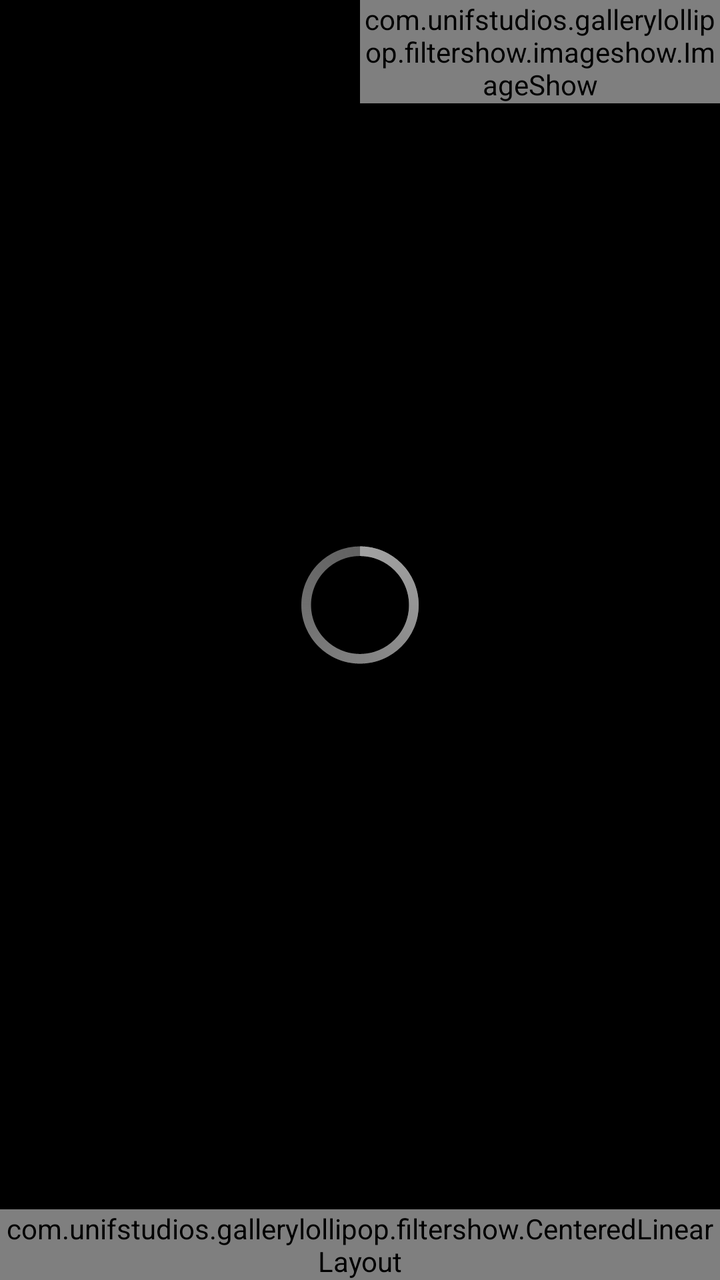
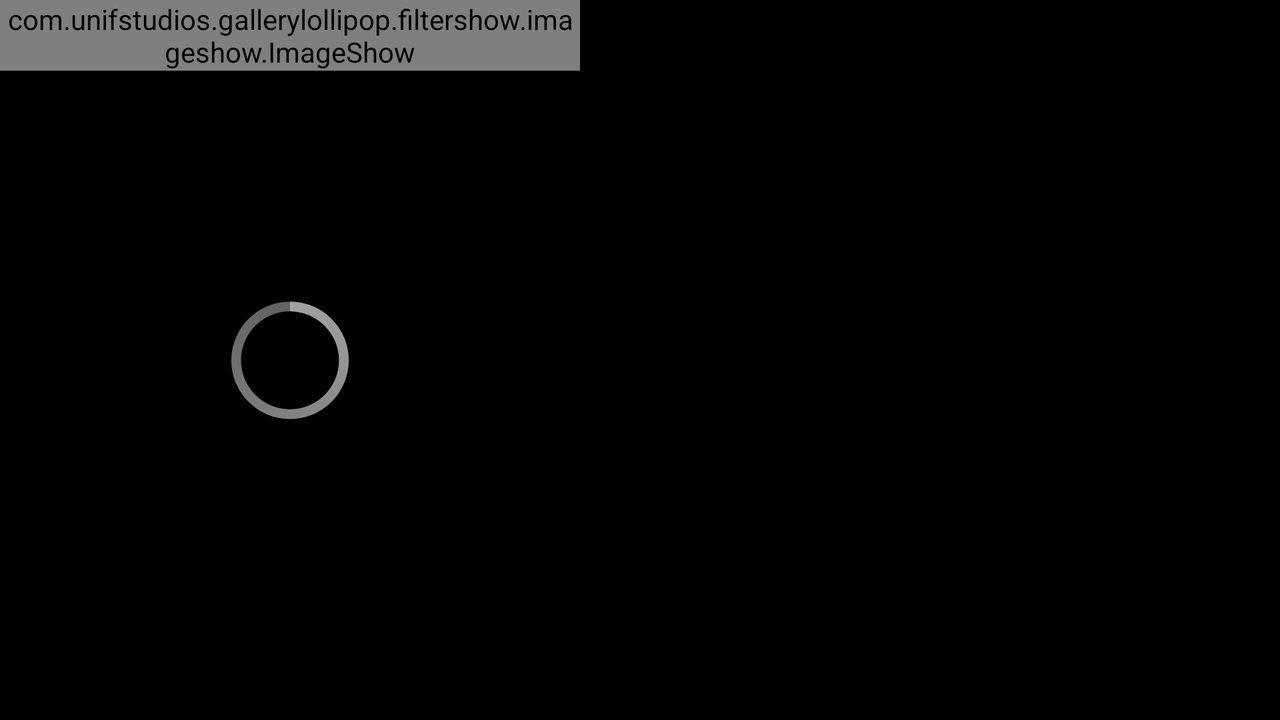

The same Android screen from two of the app's own layout files: first res/layout/ as a phone draws it, then the repository's variant for another configuration, drawn on a device whose configuration selects that folder. Both files follow.
<!-- AndroidManifest.xml: application theme Theme.Gallery -->
<!-- res/layout/filtershow_activity.xml -->
<?xml version="1.0" encoding="utf-8"?>


<FrameLayout xmlns:android="http://schemas.android.com/apk/res/android"
             android:layout_width="match_parent"
             android:layout_height="match_parent"
             android:id="@+id/mainView"
             android:background="@drawable/filtershow_tiled_background">

    <LinearLayout
            android:layout_width="match_parent"
            android:layout_height="match_parent"
            android:orientation="vertical">

        <FrameLayout
                android:layout_width="match_parent"
                android:layout_height="wrap_content"
                android:layout_weight="1">

            <ProgressBar
                    android:id="@+id/loading"
                    style="@android:style/Widget.Holo.ProgressBar.Large"
                    android:layout_width="wrap_content"
                    android:layout_height="wrap_content"
                    android:layout_gravity="center"
                    android:indeterminate="true"
                    android:indeterminateOnly="true"
                    android:background="@null"/>

            <LinearLayout
                    android:layout_weight="1"
                    android:layout_width="match_parent"
                    android:layout_height="wrap_content"
                    android:orientation="horizontal">

                <FrameLayout
                        android:id="@+id/central_panel_container"
                        android:layout_gravity="center"
                        android:layout_width="match_parent"
                        android:layout_height="wrap_content"
                        android:layout_weight="1"
                        android:visibility="gone"/>

                <FrameLayout
                        android:id="@+id/editorContainer"
                        android:layout_width="match_parent"
                        android:layout_height="wrap_content"
                        android:layout_weight="1"/>

                <com.unifstudios.gallerylollipop.filtershow.imageshow.ImageShow
                        android:id="@+id/imageShow"
                        android:layout_width="match_parent"
                        android:layout_height="wrap_content"
                        android:layout_weight="1"/>


            </LinearLayout>

        </FrameLayout>

        <com.unifstudios.gallerylollipop.filtershow.CenteredLinearLayout
                xmlns:custom="http://schemas.android.com/apk/res/com.unifstudios.gallerylollipop"
                android:id="@+id/mainPanel"
                android:layout_width="match_parent"
                android:layout_height="wrap_content"
                android:layout_gravity="center|bottom"
                custom:max_width="650dip"
                android:orientation="vertical" >

            <FrameLayout android:id="@+id/main_panel_container"
                         android:layout_gravity="center"
                         android:layout_width="match_parent"
                         android:layout_height="0dip"
                         android:layout_weight="1" />

        </com.unifstudios.gallerylollipop.filtershow.CenteredLinearLayout>

    </LinearLayout>

    <com.unifstudios.gallerylollipop.filtershow.category.CategorySelected
            android:layout_width="@dimen/category_panel_icon_size"
            android:layout_height="@dimen/category_panel_icon_size"
            android:id="@+id/categorySelectedIndicator"
            android:visibility="invisible"/>

</FrameLayout>
<!-- resources referenced by this layout -->
<resources>
  <!-- drawable filtershow_tiled_background (drawable) -->
  <?xml version="1.0" encoding="utf-8"?>
  
  <bitmap
          xmlns:android="http://schemas.android.com/apk/res/android"
          android:src="@drawable/filtershow_background_new"
          android:tileMode="repeat"
          android:dither="false" />
  <style name="Theme.Gallery" parent="Theme.GalleryBase">
          <item name="android:displayOptions" />
          <item name="android:windowContentOverlay">@null</item>
          <item name="android:actionBarStyle">@style/Holo.ActionBar</item>
          <item name="android:windowBackground">@android:color/black</item>
          <item name="android:colorBackground">@null</item>
          <item name="android:colorBackgroundCacheHint">@null</item>
      </style>
  <style name="Theme.GalleryBase" parent="android:Theme.Holo">
          <item name="listPreferredItemHeightSmall">48dp</item>
          <item name="switchStyle">@android:style/Widget.CompoundButton</item>
      </style>
  <style name="Holo.ActionBar" parent="android:Widget.Holo.ActionBar">
          <item name="android:displayOptions">useLogo|showHome</item>
          <item name="android:background">@drawable/actionbar_translucent</item>
          <item name="android:backgroundStacked">@null</item>
      </style>
</resources>
<!-- res/layout-land/filtershow_activity.xml (the repository's variant of the layout above) -->
<!-- drawn on the phone turned sideways -->
<?xml version="1.0" encoding="utf-8"?>


<FrameLayout xmlns:android="http://schemas.android.com/apk/res/android"
             android:layout_width="match_parent"
             android:layout_height="match_parent"
             android:id="@+id/mainView"
             android:background="@drawable/filtershow_tiled_background">

    <LinearLayout
            android:layout_width="match_parent"
            android:layout_height="match_parent"
            android:orientation="horizontal"
            android:animateLayoutChanges="true">


        <FrameLayout
                android:layout_width="wrap_content"
                android:layout_height="match_parent"
                android:layout_weight="1">

            <ProgressBar
                    android:id="@+id/loading"
                    style="@android:style/Widget.Holo.ProgressBar.Large"
                    android:layout_width="wrap_content"
                    android:layout_height="wrap_content"
                    android:layout_gravity="center"
                    android:indeterminate="true"
                    android:indeterminateOnly="true"
                    android:background="@null"/>

            <LinearLayout
                    android:layout_width="wrap_content"
                    android:layout_height="match_parent"
                    android:layout_weight="1"
                    android:orientation="vertical"
                    >

                <LinearLayout
                        android:layout_weight="1"
                        android:layout_width="wrap_content"
                        android:layout_height="0dp"
                        android:orientation="horizontal">

                    <FrameLayout
                            android:id="@+id/central_panel_container"
                            android:layout_gravity="center"
                            android:layout_width="match_parent"
                            android:layout_height="wrap_content"
                            android:layout_weight="1"
                            android:visibility="gone"/>

                    <FrameLayout
                            android:id="@+id/editorContainer"
                            android:layout_width="match_parent"
                            android:layout_height="wrap_content"
                            android:layout_weight="1"/>

                    <com.unifstudios.gallerylollipop.filtershow.imageshow.ImageShow
                            android:id="@+id/imageShow"
                            android:layout_width="match_parent"
                            android:layout_height="wrap_content"
                            android:layout_weight="1"/>

                </LinearLayout>

                <FrameLayout
                        android:id="@+id/state_panel_container"
                        android:layout_width="match_parent"
                        android:layout_height="wrap_content"
                        android:visibility="visible"/>

            </LinearLayout>

        </FrameLayout>

        <LinearLayout
                android:id="@+id/mainPanel"
                android:layout_width="350dip"
                android:layout_height="match_parent"
                android:orientation="vertical"
                android:animateLayoutChanges="true">

            <FrameLayout
                    android:id="@+id/main_panel_container"
                    android:layout_width="350dip"
                    android:layout_height="0dip"
                    android:layout_weight="1"/>

        </LinearLayout>

    </LinearLayout>

    <com.unifstudios.gallerylollipop.filtershow.category.CategorySelected
            android:layout_width="@dimen/category_panel_icon_size"
            android:layout_height="@dimen/category_panel_icon_size"
            android:id="@+id/categorySelectedIndicator"
            android:visibility="invisible"/>

</FrameLayout>
